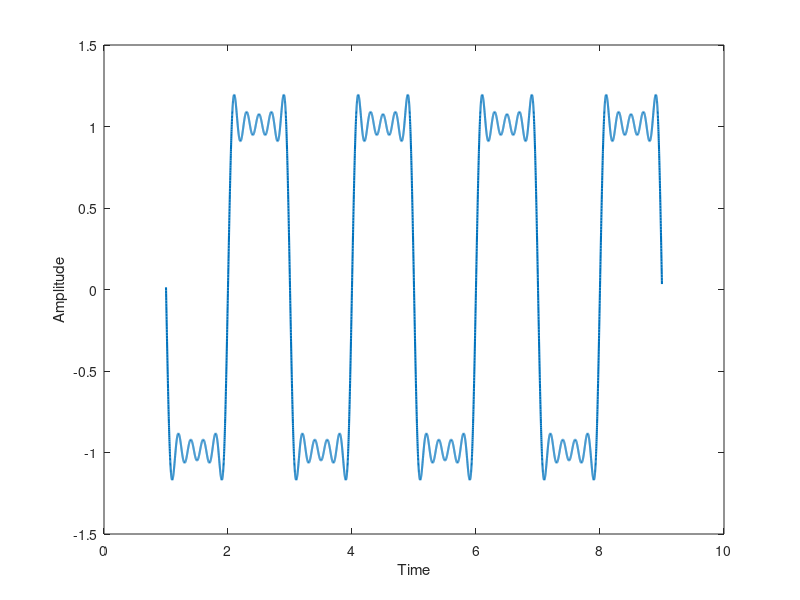

Source code (MATLAB):
clc; clear; close all;

% Interval
t = 1:0.001:8.999;
% Fundamental frequency 
ff = 0.5;

y = ((4 / pi) * sin(2 * pi * ff * t)) / t;

for k = 1:2:9
    fh = k * ff;
    x = (4 / (k * pi)) * sin(2 * pi * fh * t);
    y = y + x;
end

plot(t, y, 'linewidth', 1.5);
xlabel('Time');
ylabel('Amplitude');
